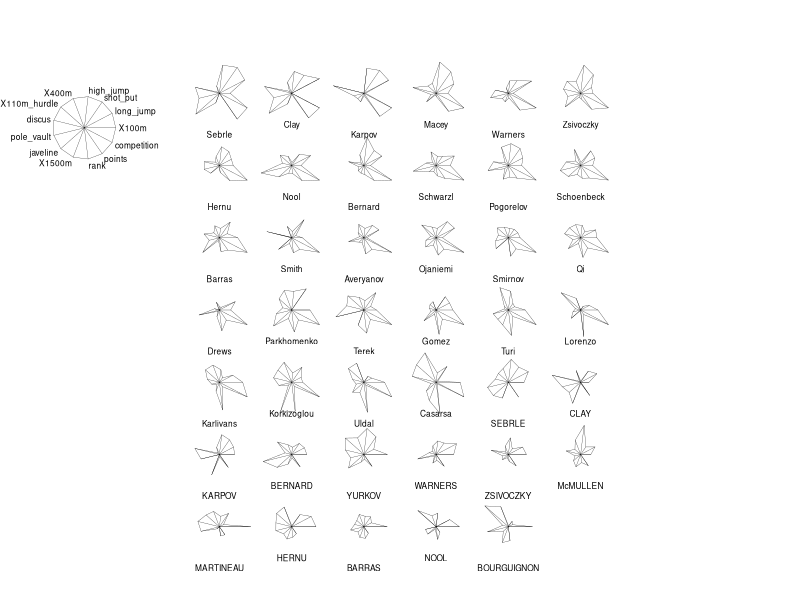
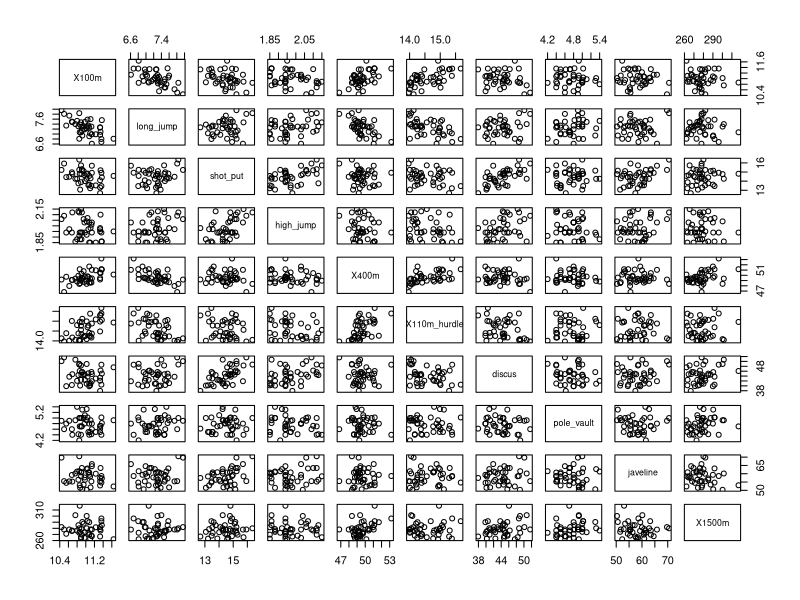
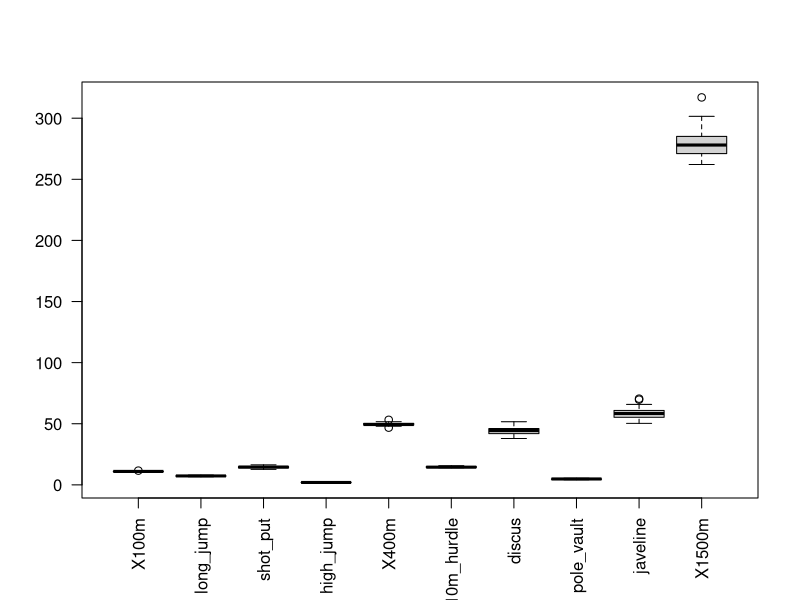
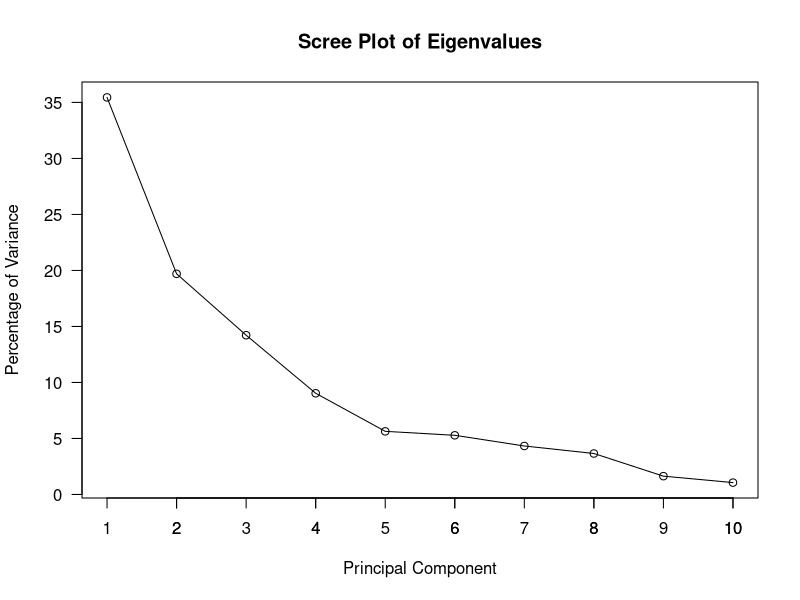
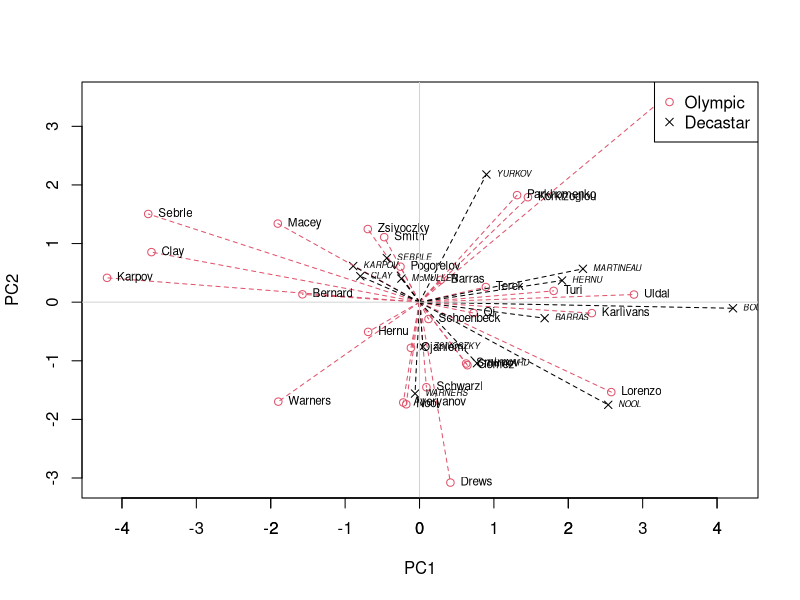
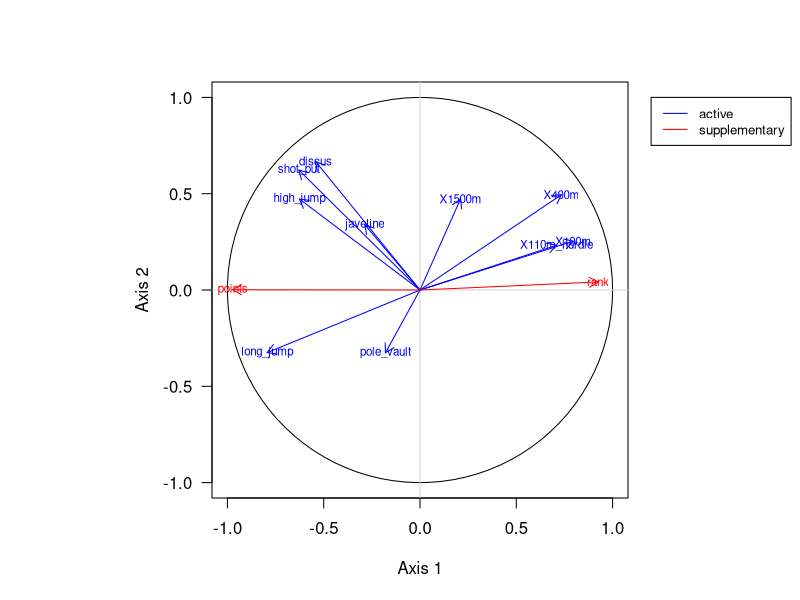

Reproduce these figures in R, in order.
## ---- chunk 1
dat <- read.csv("data/decathlon.csv", stringsAsFactors = FALSE)
stars(dat[, -1], full = TRUE, scale = TRUE, labels = as.character(dat$athlete), 
      key.loc = c(-2, 15), key.labels = colnames(dat)[-1], cex = 0.5)

pairs(dat[, c(-1, -12:-14)])

summary(dat)

boxplot(dat[, c(-1, -12:-14)], las = 2)
## ---- chunk 2
dat_act <- dat[1:28, 2:11]  # active individuals and variables

avg <- apply(dat_act, 2, mean)  # column mean of active data
scale <- apply(dat_act, 2, sd)  # column sd of active data

Xc <- sweep(dat_act, 2, avg, "-")  # mean-centered data
Xsd <- sweep(Xc, 2, scale, "/")  # standardized data

SVD <- svd(Xsd)

loadings <- SVD$v
rownames(loadings) <- names(Xsd)
colnames(loadings) <- paste0("v", 1:10)

loadings[, 1:4]  # first four loadings

PCs <- as.matrix(Xsd) %*% loadings
rownames(PCs) <- dat$athlete[1:28]
colnames(PCs) <- paste0("PC", 1:10)

PCs[, 1:4]  # first four PCs

eigenvalues <- SVD$d^2 / (nrow(Xsd) - 1)
eigenvalues
sum(eigenvalues)
## ---- chunk 3
eigenvalue <- round(eigenvalues, 4)
percentage <- round(prop.table(eigenvalues) * 100, 4)
cumulative.percentage <- cumsum(percentage)
# a summary table of the eigenvalues
cbind(eigenvalue, percentage, cumulative.percentage)
## ---- chunk 4
# a scree-plot of the eigenvalues
plot(percentage, pch = 1, las = 1, xlab = "Principal Component", 
     ylab = "Percentage of Variance", lty = 1,
     main = "Scree Plot of Eigenvalues")
lines(percentage)
axis(1, at = 1:10)
## ---- chunk 5
dat_sup <- dat[29:41, 2:11]  # supplementary individuals

# standardize supplementary data with mean and sd of active data
Xc_sup <- sweep(dat_sup, 2, avg, "-")  # mean centered data
Xsd_sup <- sweep(Xc_sup, 2, scale, "/")  # standardized data

PCs_sup <- as.matrix(Xsd_sup) %*% loadings
rownames(PCs_sup) <- dat$athlete[29:41]
colnames(PCs_sup) <- paste0("PC", 1:10)

PCs_total <- rbind(PCs, PCs_sup)  # combine active and supplementary PCs


PC1 <- PCs_total[, 1]
PC2 <- PCs_total[, 2]
PC1_act <- PCs[, 1]
PC2_act <- PCs[, 2]
PC1_sup <- PCs_sup[, 1]
PC2_sup <- PCs_sup[, 2]

# a scatter plot of the athletes on the 1st and 2nd PCs
plot(PC1, PC2, col = factor(dat$competition), 
     pch = c(4,1)[factor(dat$competition)])
segments(0, 0, PC1, PC2, col = factor(dat$competition), lty = 2)
text(PC1_act, PC2_act, labels = rownames(PCs), pos = 4, 
     font = 1, cex = 0.7)
text(PC1_sup, PC2_sup, labels = rownames(PCs_sup), pos = 4, 
     font = 3, cex = 0.5)
legend("topright", legend = unique(factor(dat$competition)), 
       col = unique(factor(dat$competition)), pch = c(1,4))
abline(v = 0, h = 0, col = "lightgray")
axis(1, at = -4:4)
## ---- chunk 6
cos2 <- matrix(0, nrow = nrow(dat_act), ncol = ncol(dat_act))

for (i in 1:nrow(PCs)) {
  for (j in 1:ncol(PCs)) {
    cos2[i, j] <- (PCs[i, j])^2 / sum(Xsd[i, ]^2)
  }
}

rownames(cos2) <- rownames(PCs)
colnames(cos2) <- colnames(PCs)
cos2[, 1:4]

best <- which.max(cos2[, 1] + cos2[, 2])
worst <- which.min(cos2[, 1] + cos2[, 2])

names(best)
cos2[best, 1:2]

names(worst)
cos2[worst, 1:2]
## ---- chunk 7
ctr <- matrix(0, nrow = nrow(dat_act), ncol = ncol(dat_act))

for (i in 1:nrow(ctr)) {
  for (j in 1:ncol(ctr)) {
    ctr[i, j] <- 100 / (nrow(ctr) - 1) * (PCs[i, j])^2 / eigenvalues[j]
  }
}

rownames(ctr) <- rownames(PCs)
colnames(ctr) <- colnames(PCs)
ctr[, 1:4]

best <- which.max(ctr[, 1] + ctr[, 2])
worst <- which.min(ctr[, 1] + ctr[, 2])

names(best)
ctr[best, 1:2]

names(worst)
ctr[worst, 1:2]
## ---- chunk 8
# calculate the correlation of all quantitative variables with PCs
X <- dat[1:28, c(-1, -14)]
PC_cor <- cor(X, PCs)
PC_cor[, 1:4]

circle <- function(center = c(0, 0), npoints = 100) {
r = 1
tt = seq(0, 2 * pi, length = npoints)
xx = center[1] + r * cos(tt)
yy = center[2] + r * sin(tt)
data.frame(x = xx, y = yy)
}
corcir <- circle(c(0, 0), npoints = 100)

# circle of correlations plot
par(pty="s")
plot(PC_cor[, 1], PC_cor[, 2], xlim = c(-1, 1), ylim = c(-1, 1),
     xlab = "Axis 1", ylab = "Axis 2", type = "n", las = 1)
lines(corcir)
abline(h = 0, v = 0, col = "lightgray")
text(PC_cor[1:10, 1], PC_cor[1:10, 2], rownames(PC_cor)[1:10], 
     col = "blue", cex = 0.7)
text(PC_cor[11:12, 1], PC_cor[11:12, 2], rownames(PC_cor)[11:12], 
     col = "red", cex = 0.7)
arrows(x0 = 0, y0 = 0, x1 = PC_cor[1:10, 1], y1 = PC_cor[1:10, 2], 
       length = 0.1, col = "blue")
arrows(x0 = 0, y0 = 0, x1 = PC_cor[11:12, 1], y1 = PC_cor[11:12, 2], 
       length = 0.1, col = "red")
par(xpd = TRUE)
legend(1.2, 1, legend = c("active", "supplementary"), 
       col = c("blue", "red"), cex = 0.8, lwd = 1)
